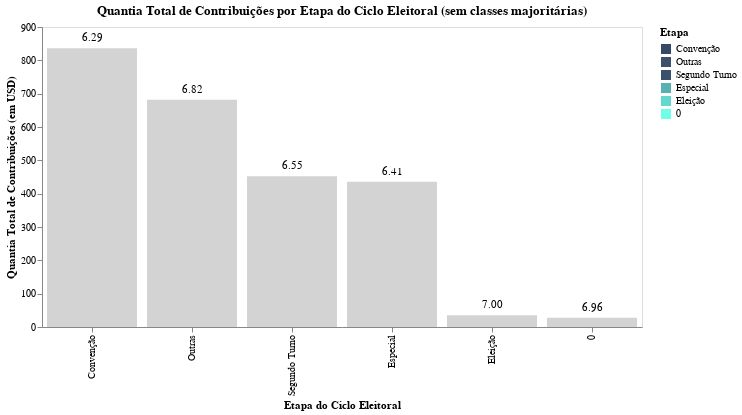

Notebook cell for this chart:
### Code cell
# Escala de cor personalizada para as categorias selecionadas
color_scale = alt.Scale(
    domain=vis1['transaction_pgi'].unique()[3:],
    range=colorscale[3:]
)

# Seleção interativa para o destaque ao passar o mouse
highlight = alt.selection_point(on='mouseover', fields=['transaction_pgi'], empty='none')

# Gráfico de barras com filtro e efeito de highlight ao passar o mouse
bar = alt.Chart(vis1).transform_filter(
    alt.FieldOneOfPredicate(field='transaction_pgi', oneOf=['Outras', 'Convenção', 'Especial', 'Segundo Turno', 'Eleição', '0'])
).mark_bar().encode(
    x=alt.X('transaction_pgi', title='Etapa do Ciclo Eleitoral', sort='-y'),
    y=alt.Y('quantia_total:Q', title='Quantia Total de Contribuições (em USD)'),
    tooltip=[
        alt.Tooltip('transaction_pgi:N', title='Etapa do Ciclo'),
        alt.Tooltip('quantia_total:Q', title='Quantia total de contribuição'),
        alt.Tooltip('razao_contribuicao:Q', title='Proporção Quantia/Contribuintes')
    ],
    color=alt.condition(
        highlight,
        alt.Color('transaction_pgi:N', scale=color_scale, title='Etapa'),
        alt.value('lightgray')  # Cor padrão para barras não destacadas
    )
).add_params(
    highlight
).properties(
    width=600,
    height=300,
    title='Quantia Total de Contribuições por Etapa do Ciclo Eleitoral (sem classes majoritárias)'
)

# Texto com valores numéricos
text = alt.Chart(vis1).transform_filter(
    alt.FieldOneOfPredicate(field='transaction_pgi', oneOf=['Outras', 'Convenção', 'Especial', 'Segundo Turno', 'Eleição', '0'])
).mark_text(
    align='center',
    baseline='middle',
    dy=-10,
    color='black'
).encode(
    x=alt.X('transaction_pgi:N', title='Etapa do Ciclo Eleitoral', sort='-y'),
    y=alt.Y('quantia_total:Q'),
    text=alt.Text('razao_contribuicao:Q', format='.2f')
)

# Combinação das camadas e configurações de estilo
vis = (bar + text).configure_title(
    fontSize=18
).configure_axis(
    labelFontSize=12,
    titleFontSize=14
).configure_legend(
    labelFontSize=12,
    titleFontSize=14
).configure(
    background="rgba(0, 0, 0, 0)"
).configure_view(
    fill='white'
).configure_axis(
    grid=False
)

vis.display()

### Figure 1 — Vega specification as saved in the notebook (floating-point values rounded to 4 significant figures)
{"$schema": "https://vega.github.io/schema/vega/v5.json", "data": [{"name": "param_4_store"}, {"name": "source_0"}, {"name": "data_1", "values": [{"quantia_total": 836.6, "quantia_total_end": 836.6, "quantia_total_start": 0.0, "razao_contribuicao": 6.29, "transaction_pgi": "Convenção"}, {"quantia_total": 681.8, "quantia_total_end": 681.8, "quantia_total_start": 0.0, "razao_contribuicao": 6.818, "transaction_pgi": "Outras"}, {"quantia_total": 452.1, "quantia_total_end": 452.1, "quantia_total_start": 0.0, "razao_contribuicao": 6.552, "transaction_pgi": "Segundo Turno"}, {"quantia_total": 436.1, "quantia_total_end": 436.1, "quantia_total_start": 0.0, "razao_contribuicao": 6.413, "transaction_pgi": "Especial"}, {"quantia_total": 34.99, "quantia_total_end": 34.99, "quantia_total_start": 0.0, "razao_contribuicao": 6.997, "transaction_pgi": "Eleição"}, {"quantia_total": 27.85, "quantia_total_end": 27.85, "quantia_total_start": 0.0, "razao_contribuicao": 6.964, "transaction_pgi": "0"}]}, {"name": "data_2", "values": [{"quantia_total": 836.6, "razao_contribuicao": 6.29, "transaction_pgi": "Convenção"}, {"quantia_total": 681.8, "razao_contribuicao": 6.818, "transaction_pgi": "Outras"}, {"quantia_total": 452.1, "razao_contribuicao": 6.552, "transaction_pgi": "Segundo Turno"}, {"quantia_total": 436.1, "razao_contribuicao": 6.413, "transaction_pgi": "Especial"}, {"quantia_total": 34.99, "razao_contribuicao": 6.997, "transaction_pgi": "Eleição"}, {"quantia_total": 27.85, "razao_contribuicao": 6.964, "transaction_pgi": "0"}]}, {"name": "source_0_x_domain_transaction_pgi", "values": [{"sort_field": 836.6, "transaction_pgi": "Convenção"}, {"sort_field": 681.8, "transaction_pgi": "Outras"}, {"sort_field": 452.1, "transaction_pgi": "Segundo Turno"}, {"sort_field": 436.1, "transaction_pgi": "Especial"}, {"sort_field": 34.99, "transaction_pgi": "Eleição"}, {"sort_field": 27.85, "transaction_pgi": "0"}]}], "signals": [{"name": "unit", "value": {}, "on": [{"events": "pointermove", "update": "isTuple(group()) ? group() : unit"}]}, {"name": "param_4", "update": "vlSelectionResolve(\"param_4_store\", \"union\", true, true)"}, {"name": "param_4_tuple", "on": [{"events": [{"source": "scope", "type": "mouseover"}], "update": "datum && item().mark.marktype !== 'group' && indexof(item().mark.role, 'legend') < 0 ? {unit: \"view_4\", fields: param_4_tuple_fields, values: [(item().isVoronoi ? datum.datum : datum)[\"transaction_pgi\"]]} : null", "force": true}, {"events": [{"source": "view", "type": "dblclick"}], "update": "null"}]}, {"name": "param_4_tuple_fields", "value": [{"type": "E", "field": "transaction_pgi"}]}, {"name": "param_4_toggle", "value": false, "on": [{"events": [{"source": "scope", "type": "mouseover"}], "update": "event.shiftKey"}, {"events": [{"source": "view", "type": "dblclick"}], "update": "false"}]}, {"name": "param_4_modify", "on": [{"events": {"signal": "param_4_tuple"}, "update": "modify(\"param_4_store\", param_4_toggle ? null : param_4_tuple, param_4_toggle ? null : true, param_4_toggle ? param_4_tuple : null)"}]}], "marks": [{"type": "rect", "name": "view_4_marks", "from": {"data": "data_1"}, "encode": {"update": {"fill": [{"field": "transaction_pgi", "scale": "color", "test": "length(data(\"param_4_store\")) && vlSelectionTest(\"param_4_store\", datum)"}, {"value": "lightgray"}], "width": {"signal": "max(0.25, bandwidth('x'))"}, "y": {"field": "quantia_total_end", "scale": "y"}, "tooltip": {"signal": "{\"Etapa do Ciclo\": isValid(datum[\"transaction_pgi\"]) ? datum[\"transaction_pgi\"] : \"\"+datum[\"transaction_pgi\"], \"Quantia total de contribuição\": format(datum[\"quantia_total\"], \"\"), \"Proporção Quantia/Contribuintes\": format(datum[\"razao_contribuicao\"], \"\")}"}, "y2": {"field": "quantia_total_start", "scale": "y"}, "x": {"field": "transaction_pgi", "scale": "x"}}}, "interactive": true, "style": ["bar"]}, {"type": "text", "name": "layer_1_marks", "from": {"data": "data_2"}, "encode": {"update": {"x": {"field": "transaction_pgi", "scale": "x", "band": 0.5}, "dy": {"value": -10}, "fill": {"value": "black"}, "align": {"value": "center"}, "baseline": {"value": "middle"}, "y": {"field": "quantia_total", "scale": "y"}, "text": {"signal": "format(datum[\"razao_contribuicao\"], \".2f\")"}}}, "interactive": false, "style": ["text"]}], "scales": [{"name": "x", "type": "band", "domain": {"data": "source_0_x_domain_transaction_pgi", "field": "transaction_pgi", "sort": {"op": "max", "field": "sort_field", "order": "descending"}}, "range": [0, {"signal": "width"}], "paddingOuter": 0.05, "paddingInner": 0.1}, {"name": "y", "type": "linear", "domain": {"fields": [{"data": "data_1", "field": "quantia_total_start"}, {"data": "data_1", "field": "quantia_total_end"}, {"data": "data_2", "field": "quantia_total"}]}, "range": [{"signal": "height"}, 0], "nice": true, "zero": true}, {"name": "color", "type": "ordinal", "domain": ["Convenção", "Outras", "Segundo Turno", "Especial", "Eleição", "0"], "range": ["#354964", "#3a506b", "#3a506b", "#57b1b1", "#63d8cd", " #6fffe9"]}], "axes": [{"scale": "x", "labelAngle": 270, "zindex": 0, "labelBaseline": "middle", "orient": "bottom", "title": "Etapa do Ciclo Eleitoral", "grid": false, "labelAlign": "right"}, {"scale": "y", "title": "Quantia Total de Contribuições (em USD)", "grid": false, "tickCount": {"signal": "ceil(height/40)"}, "zindex": 0, "orient": "left", "labelOverlap": true}], "title": {"text": "Quantia Total de Contribuições por Etapa do Ciclo Eleitoral (sem classes majoritárias)", "frame": "group"}, "height": 300, "background": "rgba(0, 0, 0, 0)", "style": "cell", "width": 600, "legends": [{"title": "Etapa", "fill": "color", "symbolType": "square"}], "config": {"axis": {"grid": false}, "style": {"cell": {"fill": "white"}}}, "padding": 5}
